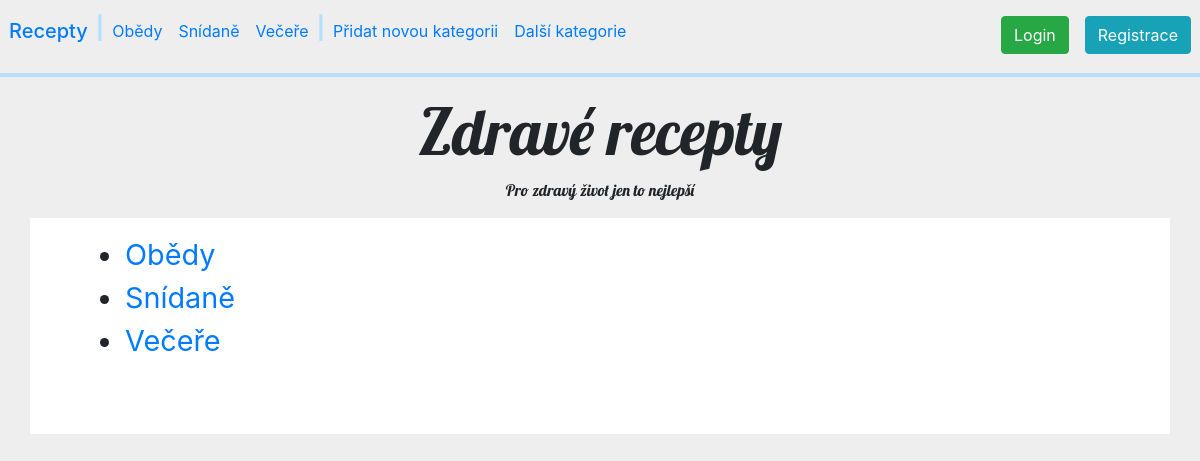
/catlist/, run on the app's committed database.
### recipes/models.py (models this page shows, shortened)
class Cat(models.Model):
    Cat_Name = models.CharField(max_length=60, unique=True)
    Cat_Description = models.TextField(blank=True)

### recipes/views.py (the view)
# urls.py: path('catlist/', views.cat_list, name="cat_list"),
def cat_list(request):
    cats = Cat.objects.order_by("Cat_Name")
    return render(request, '../templates/catlist.html', {'categories': kategorie, 'cats': cats})

### templates/catlist.html (shortened to what this page needs)
{% extends 'base.html' %}
{% block content %}
<ul class="categories">
    {% for category in cats %}
    <li>
        <a href="{% url 'cat_details' pk=category.pk %}">
            {{ category.Cat_Name }}
        </a>
    </li>
    {% endfor %}
</ul>
{% endblock %}

### templates/base.html (shortened to what this page needs)
{% load static %}
<!doctype html>
<html class="no-js" lang="cs">
    <head>
      <link rel="stylesheet" href="http://dhbhdrzi4tiry.cloudfront.net/cdn/sites/foundation.min.css">
      <link rel="stylesheet" href="https://maxcdn.bootstrapcdn.com/bootstrap/4.0.0/css/bootstrap.min.css"
>
    </head>
    <body style="background-color:#EEE;">
     <div class="callout large primary" style="margin-bottom:0px;">
      <nav class="navbar navbar-expand-lg">
        <div class="navbar-collapse row" id="navbarNav">
        <ul class="navbar-nav">
            <div class="navbar-header">
                <a class="nav-link" href="/"><h5>Recepty</h5></a>
            </div>
            <li class="nav-item">
                <span style="font-size: 1.4em; font-weight: bold; color:#B3E0FF"> | </span>
            </li>
            {% for category in categories %}
                <li class="nav-item">
                    <a class="nav-link" href="/catdetails/{{ category.pk }}">{{ category.Cat_Name }}</a>
                </li>
            {% endfor %}
            <li class="nav-item">
                <span style="font-size: 1.4em; font-weight: bold; color:#B3E0FF"> | </span>
            </li>
            <li class="nav-item">
                <a class="nav-link" href="/addcat">Přidat novou kategorii</a>
            </li>
            <li>
                <a class="nav-link" href="/catlist">Další kategorie</a>
            </li>
        </ul>
        </div>
        <div class="navbar-nav navbar-right row">
          <ul class="navbar-nav">
               {% if user.is_authenticated %}
                      <li class="nav-item">
                            <a class="nav-link" href="/profile">Profil</a>
                        </li>
              <li class="nav-item">
                            <a class="nav-link" href="/logout">Odhlásit</a>
                        </li>
                       {% else %}
              <li class="nav-item">
          <a class="nav-link" href="/login"><button class="btn btn-success">Login</button></a>
              </li>
              <li class="nav-item">
          <a class="nav-link nav justify-content-end" href="/register">
              <button class="btn btn-info">Registrace</button></a>
              </li>
              {% endif %}
          </ul>
        </div>
    </nav>
    <hr style="border: 2px solid #B3E0FF; margin-top: 0.2em;">
      <div class="text-center">
        <h1 style="font-family: Lobster; font-size:4em;">Zdravé recepty</h1>
        <p class="subheader text-center" style="font-family: Lobster">
            Pro zdravý život jen to nejlepší</p>
      </div>
    </div>
    <main class="container" style="background-color:white; padding:55px; padding-top:15px;">
          <div class="blog-post">
                {% block content %}
                {% endblock %}
          </div>
    </main>
  </body>
</html>

### templates/catlist.html (style rules this page uses)
.categories li { font-size: 1.8em; }

### data on the page
Cat: Cat_Name "Obědy"
Cat: Cat_Name "Snídaně"
Cat: Cat_Name "Večeře"
